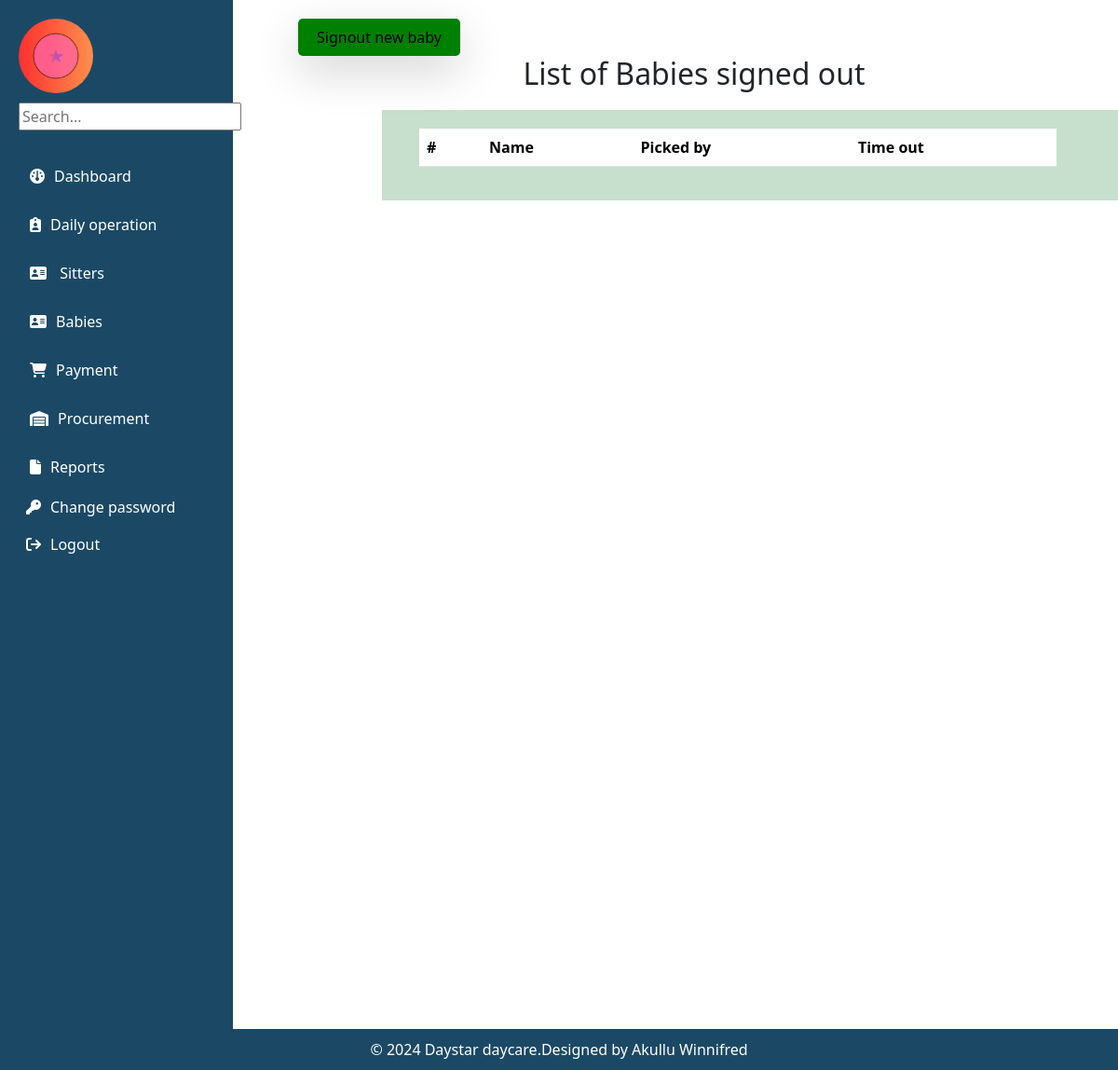
The app's page /signedout/, older data.
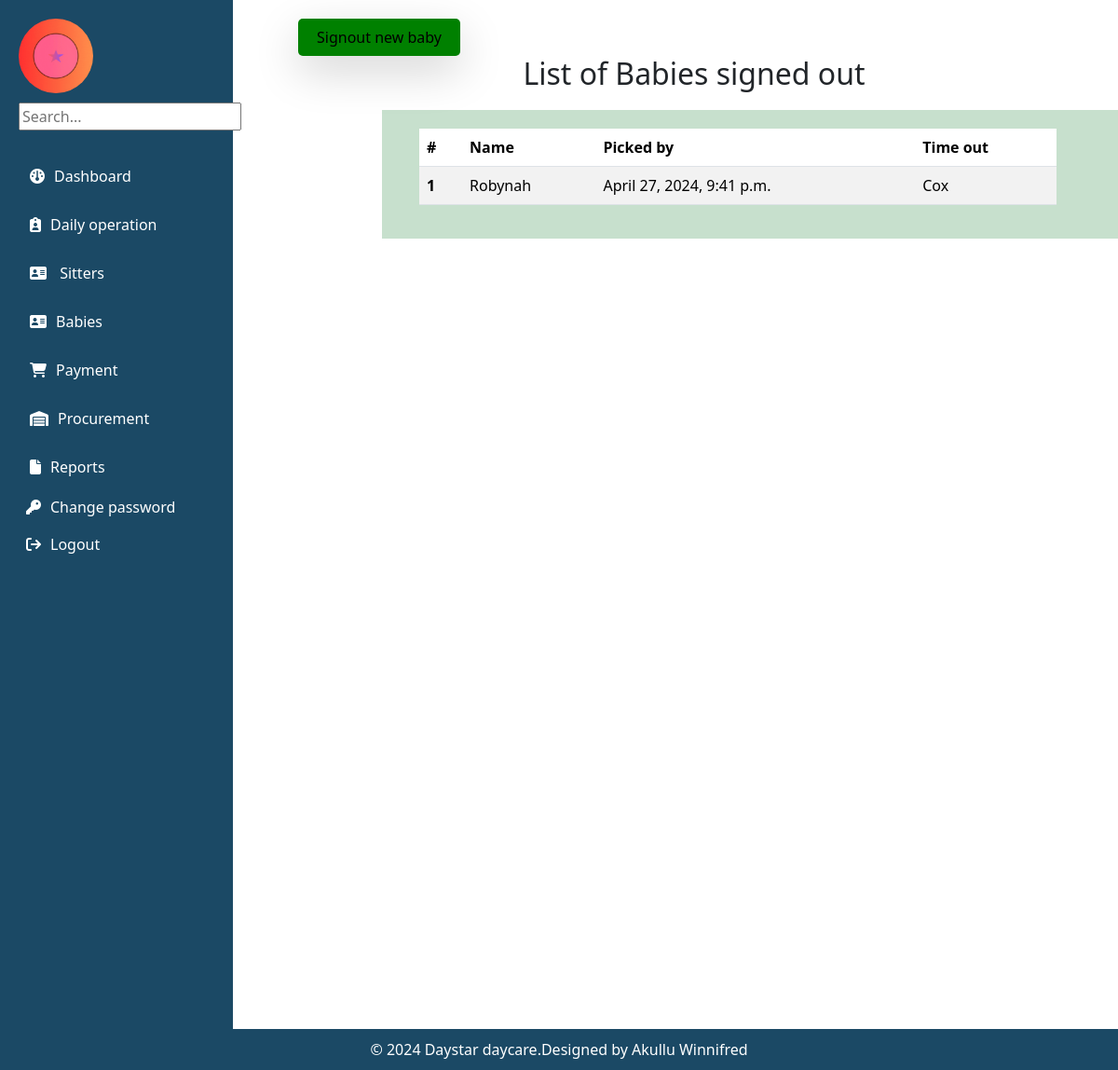
The same page, newer data.
### myapp/models.py (models this page shows, shortened)
class Departure(models.Model):
    baby_name = models.CharField(max_length=100)
    departure_time = models.DateTimeField()
    picked_up_by = models.CharField(max_length=100)
    comment = models.TextField(blank=True,verbose_name="Comment(optional)")
    created_at = models.DateTimeField(auto_now_add=True)

### myapp/views.py (the view)
# urls.py: path("signedout/",views.babiesdeparture,name="babiesdeparture"),
def babiesdeparture(request):
    babiesdeparture = Departure.objects.all()
    return render(request,'babies/signedout.html',{'babiesdeparture':babiesdeparture})

### myapp/templates/babies/signedout.html (shortened to what this page needs)
{% extends 'base.html' %}
{% block content %}
<button class="p-2 bg-teal-500 rounded-lg shadow-lg"
    style="margin-left: 10px;background-color: green; border-radius: 5px; border: #B4BDFF; width: 20%; height: 5%;"> Signout new baby</a></button>
<h2>List of Babies signed out</h2>
<div class="container">
<table class="table table-striped" style="width: 90%; margin-left: 20px;" >
    <thead>
      <tr>
        <th scope="col">#</th>
        <th scope="col">Name</th>
        <th scope="col">Picked by</th>
        <th scope="col">Time out</th>
      </tr>
    </thead>
    <tbody>
        {% for baby in babiesdeparture %}
      <tr>
        <th scope="row">{{ baby.id }}</th>
        <td>{{ baby.baby_name }}</td>
        <td>{{ baby.departure_time }}</td>
        <td>{{ baby.picked_up_by }}</td>
      </tr>
      {% endfor %}
    </tbody>
  </table>
</div>
{% endblock %}

Row changes from the older to the newer data that the page shows:
added Departure: id "1", baby_name "Robynah", departure_time "April 27, 2024, 9:41 p.m.", picked_up_by "Cox"
